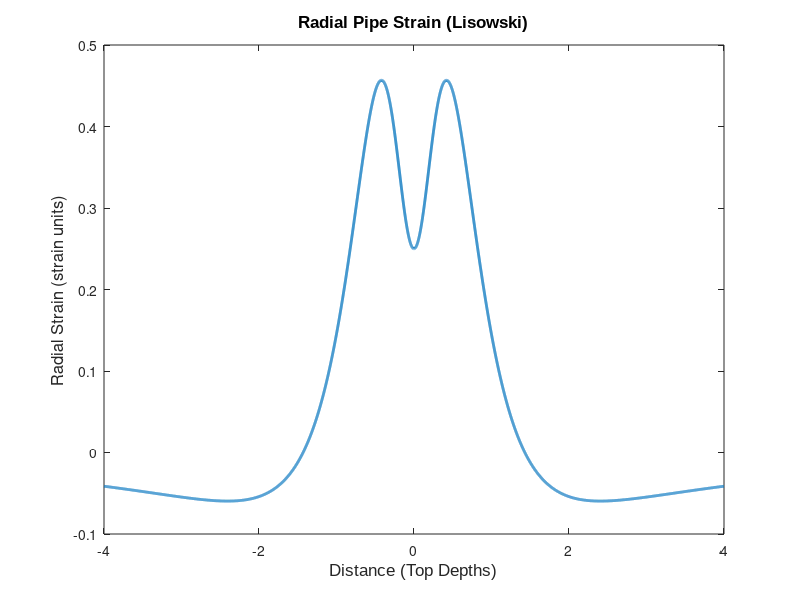

Here is the MATLAB script that generated this plot:
% Function to calculate radial surface strain from a
% prolate source at depth

%--------------------------------------------------

%variables:

%c1 = top depth of pipe
%c2 = bottom of the pipe
%r = sqrt(x^2 + y^2)
%R1 = sqrt(r^2 + c1^2)
%R2 = sqrt(r^2 + c2^2) 
% a = source radius [m]
% P = source pressure difference from surround [Pa]
% nu = Poisson Ratio
% G = Shear Modulus (Rigidity) [Pa]
% E = Young's Modulus [Pa]
% x = radial distance on the surface [m]
% y = ?
% ur = radial displacement

%----------------------------------------------------

clear all
close all
%Inputs

c1 = 1000;
c2 = 50000;
x = -4000:1:4000;
y = -4000:1:4000;
%r = -50000:50:50000;
r = sqrt(x.^2 + y.^2);
R1 = sqrt(r.^2 + c1.^2);
R2 = sqrt(r.^2 + c2.^2); 
a = 500;
P = 10e6;
nu = 0.25;
G = 8e9;


%----------------------------------------------------
%calculations for ur

ur = (a^2*P)/(4*G);
j = (c1.^3)./R1.^3; 
k = (2*c1*(-3+5*nu))./R1; 
l = (5*c2.^3*(1-2*nu)-2*c2*r.^2*(-3+5*nu))./R2.^3; 
ur = ur*(j+k+l);
ur = ur.*(x./r.^2);


%------------------------------------------------------
%calculations for radial pipe strain


%Err = diff ur/ diff x
Normal= (a^2*P)./(4*G*c1.^2); 

a = diff(ur);
b = diff(x);

rad_strain=a./b;

norm_rad_strain=rad_strain./Normal;

top_depth = x./c1;

%plot(x,ur)

figure(1)

plot(top_depth(1:8000), norm_rad_strain, 'LineWidth', 2)

%tang_strain=ur./x;

%norm_tang_strain=tang_strain./Normal;

%plot(top_depth,norm_tang_strain)

% for i=1:max(size(ur))
%  if ((i < 4000) || (i > 6000))
%    plot((ur(i)/r(i))/(a^2*P)/(4*G*c1.^2), top_depth(i))
% end
%end

%----------------------------------------------------------------------------------
% Tidy Graph
%----------------------------------------------------------------------------------

% Set Graph Title in fontsize
title('Radial Pipe Strain (Lisowski)', 'FontSize', 12, 'FontName', 'Arial');

% Set Axis
xlabel('Distance (Top Depths)', 'FontSize', 12, 'FontName', 'Arial')
ylabel('Radial Strain (strain units)', 'FontSize', 12)

% Set Graph Background Color
set(gca,'Color',[1 1 1]);

% Show Grid Lines
%grid minor
%grid
grid off

% Set Graph Limits
%xMin xMax yMin yMax
%axis([-1.e4 1.e4 -2e-7 10.5e-6])
waitforbuttonpress()

%legend command
%line_1_name = 'Analytical Model';
%line_2_name = 'Numerical Model';
%legend(line_1_name, line_2_name, 'Location','NorthEast')

%----------------------------------------------------------------------------------
% Save high resolution version of graph to working directory
%----------------------------------------------------------------------------------

% Save figure 1 to jpeg,called output_test.jpg
% at a resolution of 500 dots per inch
% text is (for commercial print) 300
% images are 2000
print(1,'-djpeg','lisowski_pipe_rad','-r500')

%----------------------------------------------------------------------------------